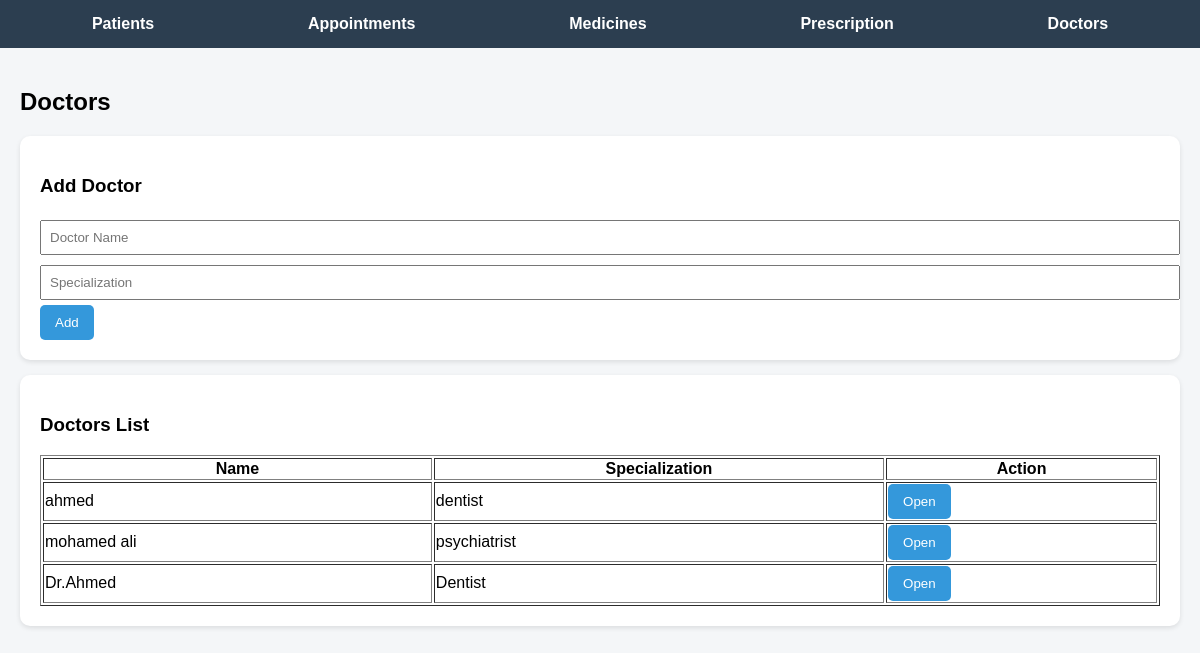
The app's page /doctors/ with its own data.
### app/models.py (models this page shows, shortened)
class Doctor(models.Model):
    name = models.CharField(max_length=100)
    specialization = models.CharField(max_length=100)
    age = models.IntegerField(null=True, blank=True)          # NEW
    experience = models.IntegerField(null=True, blank=True)   # years

### app/views.py (the view, shortened to what this page needs)
# urls.py: path("doctors/", views.doctors_view, name="doctors"),
def doctors_view(request):
    doctors = Doctor.objects.all()
    return render(request, "app/doctors.html", {"doctors": doctors})

### app/templates/app/doctors.html (shortened to what this page needs)
{% extends 'app/base.html' %}
{% block content %}
<h2>Doctors</h2>
<div class="card">
    <h3>Add Doctor</h3>
    <form method="POST">
        <input type="text" name="name" placeholder="Doctor Name" required>
        <input type="text" name="specialization" placeholder="Specialization" required>
        <button type="submit">Add</button>
    </form>
</div>
<div class="card">
    <h3>Doctors List</h3>
    <table border="1" width="100%">
    <tr>
        <th>Name</th>
        <th>Specialization</th>
        <th>Action</th>
    </tr>
    {% for d in doctors %}
    <tr>
        <td>{{ d.name }}</td>
        <td>{{ d.specialization }}</td>
        <td>
            <a href="{% url 'doctor_detail' d.id %}">
                <button>Open</button>
            </a>
        </td>
    </tr>
    {% empty %}
    <tr>
        <td colspan="3">No doctors yet</td>
    </tr>
    {% endfor %}
</table>
</div>
{% endblock %}

### app/templates/app/base.html (style rules this page uses)
body { font-family: Arial, sans-serif; margin: 0; background-color: #f4f6f8; }
.card { background: white; padding: 20px; margin: 15px 0; border-radius: 10px; box-shadow: 0 2px 5px rgba(0,0,0,0.1); }
button { padding: 10px 15px; background-color: #3498db; border: none; color: white; border-radius: 5px; cursor: pointer; }
input, select { padding: 8px; margin: 5px 0; width: 100%; }

### records on screen
Doctor: name "ahmed", specialization "dentist"
Doctor: name "mohamed ali", specialization "psychiatrist"
Doctor: name "Dr.Ahmed", specialization "Dentist"
